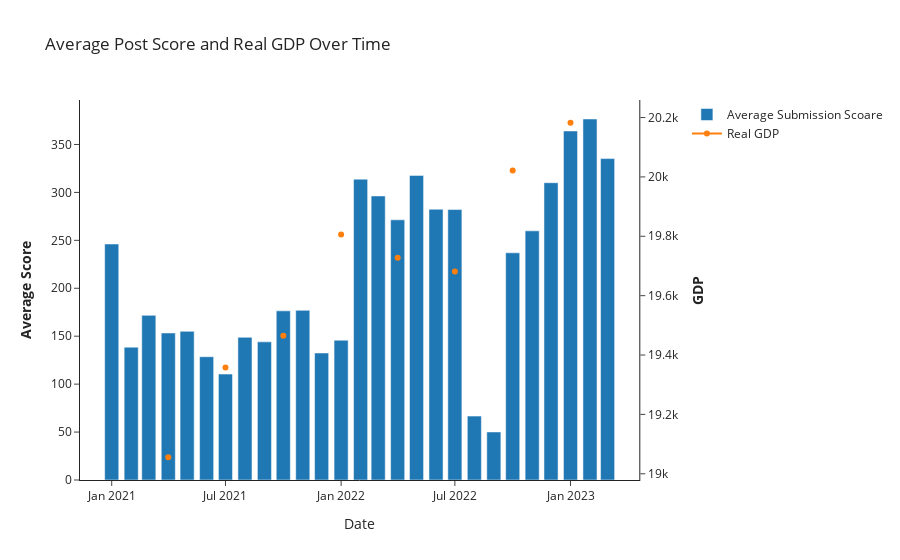

Notebook cell for this chart:
### Code cell
import plotly.graph_objs as go
from plotly.subplots import make_subplots

# create a subplot with 2 y-axes
fig = make_subplots(specs=[[{"secondary_y": True}]])

# add the bar plot for the number of Reddit submissions
fig.add_trace(
    go.Bar(x=combined_gdp_score['date'], y=combined_gdp_score['average_score'], name='Average Submission Scoare'),
    secondary_y=False,
)

# add the line plot for the GDP with the values shifted as required
fig.add_trace(
    go.Scatter(x=combined_gdp_score['date'], y=combined_gdp_score['value_shifted'], name='Real GDP', mode='lines+markers'),
    secondary_y=True,
)

# set x-axis title
fig.update_xaxes(title_text="Date")

# set y-axes titles
fig.update_yaxes(title_text="<b>Average Score</b>", secondary_y=False)
fig.update_yaxes(title_text="<b>GDP</b>", secondary_y=True)

# set plot title and apply the 'simple_white' template
fig.update_layout(
    title_text="Average Post Score and Real GDP Over Time",
    template="simple_white"
)

# show plot
fig.show()

### Figure 1 — Plotly figure (JSON) as saved in the notebook; plotly's stock layout.template omitted (floating-point values rounded to 4 significant figures)
{"data": [{"name": "Average Submission Scoare", "type": "bar", "x": ["2021-01-01T00:00:00", "2021-02-01T00:00:00", "2021-03-01T00:00:00", "2021-04-01T00:00:00", "2021-05-01T00:00:00", "2021-06-01T00:00:00", "2021-07-01T00:00:00", "2021-08-01T00:00:00", "2021-09-01T00:00:00", "2021-10-01T00:00:00", "2021-11-01T00:00:00", "2021-12-01T00:00:00", "2022-01-01T00:00:00", "2022-02-01T00:00:00", "2022-03-01T00:00:00", "2022-04-01T00:00:00", "2022-05-01T00:00:00", "2022-06-01T00:00:00", "2022-07-01T00:00:00", "2022-08-01T00:00:00", "2022-09-01T00:00:00", "2022-10-01T00:00:00", "2022-11-01T00:00:00", "2022-12-01T00:00:00", "2023-01-01T00:00:00", "2023-02-01T00:00:00", "2023-03-01T00:00:00"], "xaxis": "x", "y": [246.2, 138.6, 171.7, 153.4, 155.1, 128.6, 110.5, 148.8, 144.1, 176.4, 177.0, 132.5, 145.8, 313.8, 296.3, 271.4, 317.7, 282.4, 282.1, 66.64, 50.13, 237.0, 259.9, 310.1, 364.1, 376.6, 335.3], "yaxis": "y"}, {"mode": "lines+markers", "name": "Real GDP", "type": "scatter", "x": ["2021-01-01T00:00:00", "2021-02-01T00:00:00", "2021-03-01T00:00:00", "2021-04-01T00:00:00", "2021-05-01T00:00:00", "2021-06-01T00:00:00", "2021-07-01T00:00:00", "2021-08-01T00:00:00", "2021-09-01T00:00:00", "2021-10-01T00:00:00", "2021-11-01T00:00:00", "2021-12-01T00:00:00", "2022-01-01T00:00:00", "2022-02-01T00:00:00", "2022-03-01T00:00:00", "2022-04-01T00:00:00", "2022-05-01T00:00:00", "2022-06-01T00:00:00", "2022-07-01T00:00:00", "2022-08-01T00:00:00", "2022-09-01T00:00:00", "2022-10-01T00:00:00", "2022-11-01T00:00:00", "2022-12-01T00:00:00", "2023-01-01T00:00:00", "2023-02-01T00:00:00", "2023-03-01T00:00:00"], "xaxis": "x", "y": [null, null, null, 19060.0, null, null, 19360.0, null, null, 19470.0, null, null, 19810.0, null, null, 19730.0, null, null, 19680.0, null, null, 20020.0, null, null, 20180.0, null, null], "yaxis": "y2"}], "layout": {"autosize": true, "title": {"text": "Average Post Score and Real GDP Over Time"}, "xaxis": {"anchor": "y", "autorange": true, "domain": [0, 0.94], "range": ["2020-11-14 19:28:18.7771", "2023-04-17 04:31:41.2229"], "title": {"text": "Date"}, "type": "date"}, "yaxis": {"anchor": "x", "autorange": true, "domain": [0, 1], "range": [0, 396.4], "title": {"text": "<b>Average Score</b>"}, "type": "linear"}, "yaxis2": {"anchor": "x", "autorange": true, "overlaying": "y", "range": [18960.0, 20280.0], "side": "right", "title": {"text": "<b>GDP</b>"}, "type": "linear"}}}
